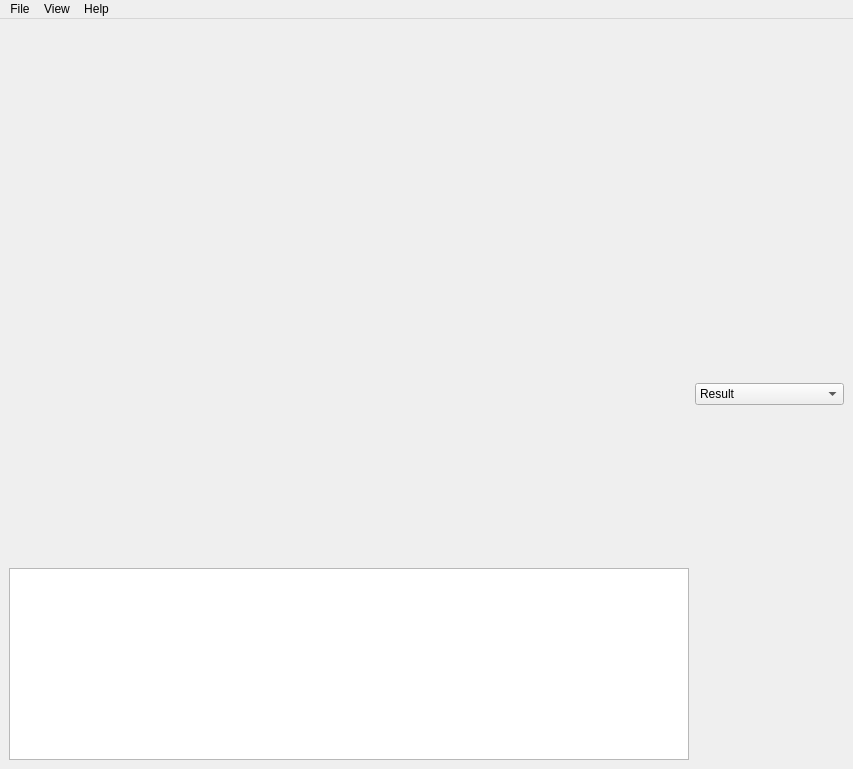
<?xml version="1.0" encoding="UTF-8"?>
<ui version="4.0">
 <class>MainWindow</class>
 <widget class="QMainWindow" name="MainWindow">
  <property name="geometry">
   <rect>
    <x>0</x>
    <y>0</y>
    <width>853</width>
    <height>769</height>
   </rect>
  </property>
  <property name="windowTitle">
   <string>Coherence-Enhancing Filtering on the GPU</string>
  </property>
  <property name="documentMode">
   <bool>false</bool>
  </property>
  <property name="dockNestingEnabled">
   <bool>false</bool>
  </property>
  <widget class="QWidget" name="m_centralWidget">
   <layout class="QHBoxLayout" name="horizontalLayout">
    <item>
     <layout class="QVBoxLayout" name="verticalLayout">
      <item>
       <widget class="ImageView" name="m_imageView" native="true">
        <property name="sizePolicy">
         <sizepolicy hsizetype="Expanding" vsizetype="Expanding">
          <horstretch>100</horstretch>
          <verstretch>100</verstretch>
         </sizepolicy>
        </property>
        <property name="minimumSize">
         <size>
          <width>512</width>
          <height>512</height>
         </size>
        </property>
        <property name="focusPolicy">
         <enum>Qt::ClickFocus</enum>
        </property>
       </widget>
      </item>
      <item>
       <widget class="VideoControls" name="m_videoControls">
        <property name="frameShape">
         <enum>QFrame::StyledPanel</enum>
        </property>
        <property name="frameShadow">
         <enum>QFrame::Raised</enum>
        </property>
       </widget>
      </item>
      <item>
       <widget class="LogWindow" name="m_logWindow"/>
      </item>
     </layout>
    </item>
    <item>
     <layout class="QVBoxLayout" name="m_vbox1">
      <property name="spacing">
       <number>4</number>
      </property>
      <item>
       <widget class="QComboBox" name="m_select">
        <property name="currentIndex">
         <number>0</number>
        </property>
        <property name="frame">
         <bool>true</bool>
        </property>
        <item>
         <property name="text">
          <string>Result</string>
         </property>
        </item>
        <item>
         <property name="text">
          <string>Source</string>
         </property>
        </item>
        <item>
         <property name="text">
          <string>Structure Tensor Field</string>
         </property>
        </item>
       </widget>
      </item>
     </layout>
    </item>
   </layout>
  </widget>
  <widget class="QMenuBar" name="m_menuBar">
   <property name="geometry">
    <rect>
     <x>0</x>
     <y>0</y>
     <width>853</width>
     <height>21</height>
    </rect>
   </property>
   <widget class="QMenu" name="m_menuFile">
    <property name="title">
     <string>File</string>
    </property>
    <addaction name="actionOpen"/>
    <addaction name="actionSavePNG"/>
    <addaction name="actionRecord"/>
    <addaction name="separator"/>
    <addaction name="actionLoadSettings"/>
    <addaction name="actionSaveSettings"/>
    <addaction name="actionShowSettings"/>
    <addaction name="separator"/>
    <addaction name="actionSelectDevice"/>
    <addaction name="separator"/>
    <addaction name="actionQuit"/>
   </widget>
   <widget class="QMenu" name="m_menuView">
    <property name="title">
     <string>View</string>
    </property>
    <addaction name="actionCopy"/>
    <addaction name="separator"/>
    <addaction name="actionZoomIn"/>
    <addaction name="actionZoomOut"/>
    <addaction name="actionReset"/>
    <addaction name="separator"/>
    <addaction name="actionHold"/>
    <addaction name="actionToggle"/>
    <addaction name="separator"/>
    <addaction name="actionLog"/>
   </widget>
   <widget class="QMenu" name="m_menuHelp">
    <property name="title">
     <string>Help</string>
    </property>
    <addaction name="actionAbout"/>
   </widget>
   <addaction name="m_menuFile"/>
   <addaction name="m_menuView"/>
   <addaction name="m_menuHelp"/>
  </widget>
  <action name="actionOpen">
   <property name="text">
    <string>Open...</string>
   </property>
   <property name="shortcut">
    <string>Ctrl+O</string>
   </property>
   <property name="shortcutContext">
    <enum>Qt::ApplicationShortcut</enum>
   </property>
  </action>
  <action name="actionSavePNG">
   <property name="text">
    <string>Save...</string>
   </property>
   <property name="shortcut">
    <string>Ctrl+S</string>
   </property>
   <property name="shortcutContext">
    <enum>Qt::ApplicationShortcut</enum>
   </property>
  </action>
  <action name="actionZoomIn">
   <property name="text">
    <string>Zoom In</string>
   </property>
   <property name="shortcut">
    <string>Ctrl+=</string>
   </property>
   <property name="shortcutContext">
    <enum>Qt::ApplicationShortcut</enum>
   </property>
  </action>
  <action name="actionZoomOut">
   <property name="text">
    <string>Zoom Out</string>
   </property>
   <property name="shortcut">
    <string>Ctrl+-</string>
   </property>
   <property name="shortcutContext">
    <enum>Qt::ApplicationShortcut</enum>
   </property>
  </action>
  <action name="actionReset">
   <property name="text">
    <string>Reset</string>
   </property>
   <property name="shortcut">
    <string>Ctrl+1</string>
   </property>
   <property name="shortcutContext">
    <enum>Qt::ApplicationShortcut</enum>
   </property>
  </action>
  <action name="actionAbout">
   <property name="text">
    <string>About</string>
   </property>
   <property name="shortcut">
    <string>F1</string>
   </property>
  </action>
  <action name="actionQuit">
   <property name="text">
    <string>Quit</string>
   </property>
   <property name="shortcut">
    <string>Esc</string>
   </property>
   <property name="shortcutContext">
    <enum>Qt::ApplicationShortcut</enum>
   </property>
  </action>
  <action name="actionToggle">
   <property name="text">
    <string>Toggle</string>
   </property>
   <property name="shortcut">
    <string>\</string>
   </property>
   <property name="shortcutContext">
    <enum>Qt::ApplicationShortcut</enum>
   </property>
  </action>
  <action name="actionHold">
   <property name="text">
    <string>Hold</string>
   </property>
   <property name="shortcut">
    <string>Ctrl+H</string>
   </property>
  </action>
  <action name="actionCopy">
   <property name="text">
    <string>Copy</string>
   </property>
   <property name="shortcut">
    <string>Ctrl+C</string>
   </property>
  </action>
  <action name="actionSelectDevice">
   <property name="text">
    <string>Select CUDA Device...</string>
   </property>
  </action>
  <action name="actionRecord">
   <property name="enabled">
    <bool>false</bool>
   </property>
   <property name="text">
    <string>Record...</string>
   </property>
  </action>
  <action name="actionLog">
   <property name="checkable">
    <bool>true</bool>
   </property>
   <property name="text">
    <string>Log</string>
   </property>
   <property name="shortcut">
    <string>Ctrl+L</string>
   </property>
  </action>
  <action name="actionShowSettings">
   <property name="text">
    <string>Show Settings...</string>
   </property>
  </action>
  <action name="actionLoadSettings">
   <property name="text">
    <string>Load Settings...</string>
   </property>
  </action>
  <action name="actionSaveSettings">
   <property name="text">
    <string>Save Settings...</string>
   </property>
  </action>
 </widget>
 <customwidgets>
  <customwidget>
   <class>ImageView</class>
   <extends>QWidget</extends>
   <header>imageview.h</header>
   <container>1</container>
   <slots>
    <slot>reset()</slot>
    <slot>zoomIn()</slot>
    <slot>zoomOut()</slot>
    <slot>toggle()</slot>
    <slot>hold()</slot>
    <slot>copy()</slot>
    <slot>savePNG()</slot>
   </slots>
  </customwidget>
  <customwidget>
   <class>VideoControls</class>
   <extends>QFrame</extends>
   <header>videocontrols.h</header>
   <container>1</container>
  </customwidget>
  <customwidget>
   <class>LogWindow</class>
   <extends>QPlainTextEdit</extends>
   <header>logwindow.h</header>
  </customwidget>
 </customwidgets>
 <resources>
  <include location="resources.qrc"/>
 </resources>
 <connections>
  <connection>
   <sender>actionQuit</sender>
   <signal>triggered()</signal>
   <receiver>MainWindow</receiver>
   <slot>close()</slot>
   <hints>
    <hint type="sourcelabel">
     <x>-1</x>
     <y>-1</y>
    </hint>
    <hint type="destinationlabel">
     <x>419</x>
     <y>403</y>
    </hint>
   </hints>
  </connection>
  <connection>
   <sender>actionReset</sender>
   <signal>triggered()</signal>
   <receiver>m_imageView</receiver>
   <slot>reset()</slot>
   <hints>
    <hint type="sourcelabel">
     <x>-1</x>
     <y>-1</y>
    </hint>
    <hint type="destinationlabel">
     <x>255</x>
     <y>285</y>
    </hint>
   </hints>
  </connection>
  <connection>
   <sender>actionZoomIn</sender>
   <signal>triggered()</signal>
   <receiver>m_imageView</receiver>
   <slot>zoomIn()</slot>
   <hints>
    <hint type="sourcelabel">
     <x>-1</x>
     <y>-1</y>
    </hint>
    <hint type="destinationlabel">
     <x>255</x>
     <y>285</y>
    </hint>
   </hints>
  </connection>
  <connection>
   <sender>actionZoomOut</sender>
   <signal>triggered()</signal>
   <receiver>m_imageView</receiver>
   <slot>zoomOut()</slot>
   <hints>
    <hint type="sourcelabel">
     <x>-1</x>
     <y>-1</y>
    </hint>
    <hint type="destinationlabel">
     <x>255</x>
     <y>285</y>
    </hint>
   </hints>
  </connection>
  <connection>
   <sender>actionToggle</sender>
   <signal>triggered()</signal>
   <receiver>m_imageView</receiver>
   <slot>toggle()</slot>
   <hints>
    <hint type="sourcelabel">
     <x>-1</x>
     <y>-1</y>
    </hint>
    <hint type="destinationlabel">
     <x>334</x>
     <y>336</y>
    </hint>
   </hints>
  </connection>
  <connection>
   <sender>actionHold</sender>
   <signal>triggered()</signal>
   <receiver>m_imageView</receiver>
   <slot>hold()</slot>
   <hints>
    <hint type="sourcelabel">
     <x>-1</x>
     <y>-1</y>
    </hint>
    <hint type="destinationlabel">
     <x>334</x>
     <y>336</y>
    </hint>
   </hints>
  </connection>
  <connection>
   <sender>actionCopy</sender>
   <signal>triggered()</signal>
   <receiver>m_imageView</receiver>
   <slot>copy()</slot>
   <hints>
    <hint type="sourcelabel">
     <x>-1</x>
     <y>-1</y>
    </hint>
    <hint type="destinationlabel">
     <x>265</x>
     <y>295</y>
    </hint>
   </hints>
  </connection>
  <connection>
   <sender>actionLog</sender>
   <signal>toggled(bool)</signal>
   <receiver>m_logWindow</receiver>
   <slot>setVisible(bool)</slot>
   <hints>
    <hint type="sourcelabel">
     <x>-1</x>
     <y>-1</y>
    </hint>
    <hint type="destinationlabel">
     <x>356</x>
     <y>662</y>
    </hint>
   </hints>
  </connection>
 </connections>
</ui>
